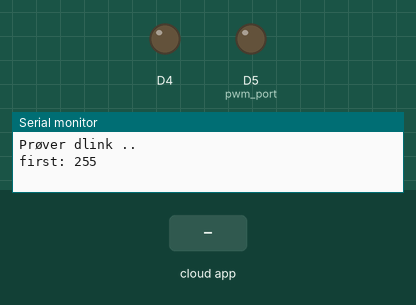
This sketch was run on a simulated ESP8266 (NodeMCU). On the bench: output pins drawn as LEDs (lit = HIGH), the last lines printed to the serial monitor. The inputs (shaded band) are chosen by the test bench. WiFi joins after 1.5 s; servers stay silent unless stated; EEPROM starts erased.

Above: at 2.7 s.
2.8 s: the phone or cloud app sets kitchen.light to 0
At 3.8 s:
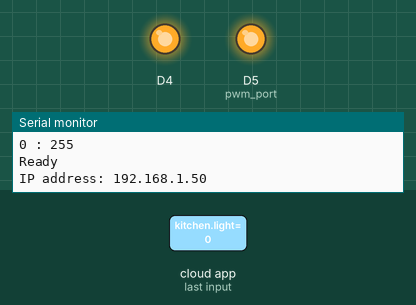
4.3 s: the phone or cloud app sets kitchen.light to 1
At 4.9 s:
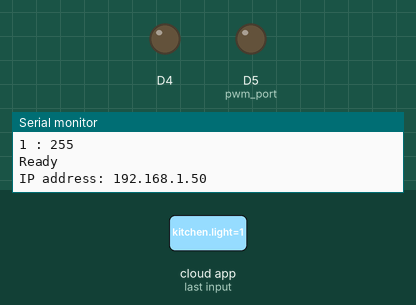
Timing chart, 0 to 7.3 s (numbered marks = the images above; inputs shaded):
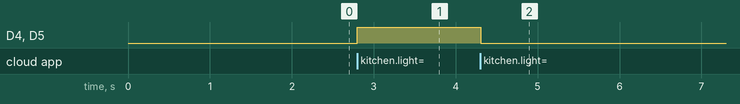

Measured:
- after the input at 2.8 s, D4, D5 (pwm_port): LOW → HIGH at once
- after the input at 4.3 s, D4, D5 (pwm_port): HIGH → LOW at once

The sketch:

kjokkenlys_OTA.ino
```cpp
#include <Arduino.h>
//#ifdef ESP32
//    #include <WiFi.h>
//#else
    #include <ESP8266WiFi.h>
    #include <ESP8266mDNS.h>
    #include <WiFiUdp.h>
    #include <ArduinoOTA.h>
//#endif
#include "fauxmoESP.h"
#include <EEPROM.h>

// Rename the credentials.sample.h file to credentials.h and
// edit it according to your router configuration
#include "credentials.sample.h"

fauxmoESP fauxmo;
int p;
boolean first=true;
int teller = 0;

// -----------------------------------------------------------------------------

#define SERIAL_BAUDRATE     115200

#define pwm_port         D5


#define ID_kitchen           "kitchen light"

// -----------------------------------------------------------------------------

// -----------------------------------------------------------------------------
// Wifi
// -----------------------------------------------------------------------------

void wifiSetup() {

    // Set WIFI module to STA mode
    WiFi.mode(WIFI_STA);

    // Connect
    Serial.printf("[WIFI] Connecting to %s ", WIFI_SSID);
    WiFi.begin(WIFI_SSID, WIFI_PASS);

    // Wait
    while (WiFi.status() != WL_CONNECTED) {
        Serial.print(".");
        delay(100);
    }
    Serial.println();

    // Connected!
    Serial.printf("[WIFI] STATION Mode, SSID: %s, IP address: %s\n", WiFi.SSID().c_str(), WiFi.localIP().toString().c_str());

}

void setup() {
EEPROM.begin(5);
    // Init serial port and clean garbage
    Serial.begin(SERIAL_BAUDRATE);
    Serial.println();


    // LEDs

    pinMode(2, OUTPUT);
    pinMode(pwm_port,OUTPUT);


    // Wifi
 WiFi.disconnect();
    teller = 0;
 String    ssid = "COMFAST";
 String    password = "12345abc";
    Serial.print("Prøver dlink ..");
    WiFi.mode(WIFI_STA);
    WiFi.begin(ssid, password);
    while ((WiFi.waitForConnectResult() != WL_CONNECTED) && (teller++ < 10))
    {
      Serial.print(".");
      delay(500);
    };
    Serial.println();

  if (teller >= 10)
  {
    teller = 0;
    WiFi.disconnect();
    ssid = "dlink";
    password = "12345abc";
    WiFi.mode(WIFI_STA);
    WiFi.begin(ssid, password);
    Serial.print("Prøver 2.4G ..");
    WiFi.begin(ssid, password);
    while ((WiFi.waitForConnectResult() != WL_CONNECTED) && (teller++ < 10)) {
      delay(500);
      Serial.print(".");
    }
    Serial.println();
  };
  if (teller >= 10)
  {
    WiFi.disconnect();
    teller = 0;
    ssid = "COMFAST";
    password = "12345abc";
    Serial.print("Prøver COMFAST..");
    WiFi.begin(ssid, password);
    while ((WiFi.waitForConnectResult() != WL_CONNECTED) && (teller++ < 10))
    {
      Serial.print(".");
      delay(500);
    };
    Serial.println();
  };

    // By default, fauxmoESP creates it's own webserver on the defined port
    // The TCP port must be 80 for gen3 devices (default is 1901)
    // This has to be done before the call to enable()
    fauxmo.createServer(true); // not needed, this is the default value
    fauxmo.setPort(80); // This is required for gen3 devices

    // You have to call enable(true) once you have a WiFi connection
    // You can enable or disable the library at any moment
    // Disabling it will prevent the devices from being discovered and switched
    fauxmo.enable(true);

    // You can use different ways to invoke alexa to modify the devices state:
    // "Alexa, turn yellow lamp on"
    // "Alexa, turn on yellow lamp
    // "Alexa, set yellow lamp to fifty" (50 means 50% of brightness, note, this example does not use this functionality)

    // Add virtual devices
    fauxmo.addDevice(ID_kitchen);
    Serial.println("first: "+String(EEPROM.read(1)));

    fauxmo.onSetState([](unsigned char device_id, const char * device_name, bool state, unsigned char value) {

        // Callback when a command from Alexa is received.
        // You can use device_id or device_name to choose the element to perform an action onto (relay, LED,...)
        // State is a boolean (ON/OFF) and value a number from 0 to 255 (if you say "set kitchen light to 50%" you will receive a 128 here).
        // Just remember not to delay too much here, this is a callback, exit as soon as possible.
        // If you have to do something more involved here set a flag and process it in your main loop.

        Serial.printf("[MAIN] Device #%d (%s) state: %s value: %d\n", device_id, device_name, state ? "ON" : "OFF", value);

        // Checking for device_id is simpler if you are certain about the order they are loaded and it does not change.
        // Otherwise comparing the device_name is safer.

        if (strcmp(device_name, ID_kitchen)==0) {
          if (first) {
            value = EEPROM.read(1);
            Serial.println("First "+String(value));
          }
         else
         {
          EEPROM.write(1,value);
              EEPROM.commit();
            Serial.println("Not First "+String(value));
         }
          first=false;
           int g=1024-map(value,0,255,0,1024);
          Serial.println(g);
          if (state)
          {
          digitalWrite(2,LOW);
          analogWrite(pwm_port,g);
          }
          else
          {
            digitalWrite(2,HIGH);
            digitalWrite(pwm_port,HIGH);
          }
           Serial.print(state);
           Serial.print(" : ");
           Serial.println(value);

        }


  ArduinoOTA.onStart([]() {
    String type;
    if (ArduinoOTA.getCommand() == U_FLASH) {
      type = "sketch";
    } else { // U_SPIFFS
      type = "filesystem";
    }

    // NOTE: if updating SPIFFS this would be the place to unmount SPIFFS using SPIFFS.end()
    Serial.println("Start updating " + type);
  });
  ArduinoOTA.onEnd([]() {
    Serial.println("\nEnd");
  });
  ArduinoOTA.onProgress([](unsigned int progress, unsigned int total) {
    Serial.printf("Progress: %u%%\r", (progress / (total / 100)));
  });
  ArduinoOTA.onError([](ota_error_t error) {
    Serial.printf("Error[%u]: ", error);
    if (error == OTA_AUTH_ERROR) {
      Serial.println("Auth Failed");
    } else if (error == OTA_BEGIN_ERROR) {
      Serial.println("Begin Failed");
    } else if (error == OTA_CONNECT_ERROR) {
      Serial.println("Connect Failed");
    } else if (error == OTA_RECEIVE_ERROR) {
      Serial.println("Receive Failed");
    } else if (error == OTA_END_ERROR) {
      Serial.println("End Failed");
    }
  });
  ArduinoOTA.begin();
  Serial.println("Ready");
  Serial.print("IP address: ");
  Serial.println(WiFi.localIP());
    });

}

void loop() {
  ArduinoOTA.handle();
    // fauxmoESP uses an async TCP server but a sync UDP server
    // Therefore, we have to manually poll for UDP packets
    fauxmo.handle();

    // This is a sample code to output free heap every 5 seconds
    // This is a cheap way to detect memory leaks
    static unsigned long last = millis();
    if (millis() - last > 5000) {
        last = millis();
        Serial.printf("[MAIN] Free heap: %d bytes\n", ESP.getFreeHeap());
    }

    // If your device state is changed by any other means (MQTT, physical button,...)
    // you can instruct the library to report the new state to Alexa on next request:
    // fauxmo.setState(ID_YELLOW, true, 255);

}
```

credentials.sample.h
```cpp
#define WIFI_SSID "dlink"
#define WIFI_PASS "12345abc"
```
